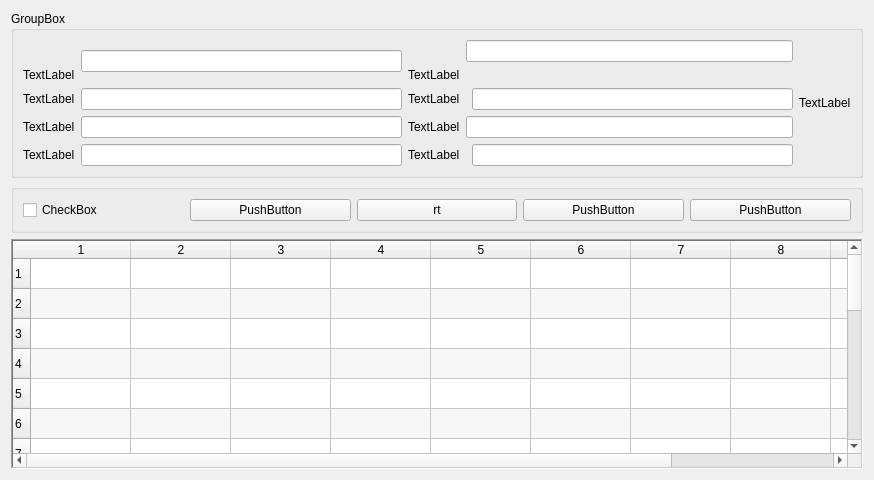
<?xml version="1.0" encoding="UTF-8"?>
<ui version="4.0">
 <class>Form</class>
 <widget class="QWidget" name="Form">
  <property name="geometry">
   <rect>
    <x>0</x>
    <y>0</y>
    <width>874</width>
    <height>480</height>
   </rect>
  </property>
  <property name="windowTitle">
   <string>Form</string>
  </property>
  <layout class="QVBoxLayout" name="verticalLayout">
   <item>
    <widget class="QGroupBox" name="groupBox_2">
     <property name="title">
      <string>GroupBox</string>
     </property>
     <layout class="QGridLayout" name="gridLayout">
      <item row="2" column="4">
       <widget class="QLineEdit" name="lineEdit_6"/>
      </item>
      <item row="1" column="2" colspan="2">
       <widget class="QLabel" name="label_5">
        <property name="text">
         <string>TextLabel</string>
        </property>
       </widget>
      </item>
      <item row="3" column="2">
       <widget class="QLabel" name="label_7">
        <property name="text">
         <string>TextLabel</string>
        </property>
       </widget>
      </item>
      <item row="0" column="3" colspan="2">
       <widget class="QLineEdit" name="lineEdit_5"/>
      </item>
      <item row="1" column="0">
       <widget class="QLabel" name="label">
        <property name="text">
         <string>TextLabel</string>
        </property>
       </widget>
      </item>
      <item row="4" column="0">
       <widget class="QLabel" name="label_4">
        <property name="text">
         <string>TextLabel</string>
        </property>
       </widget>
      </item>
      <item row="3" column="0">
       <widget class="QLabel" name="label_3">
        <property name="text">
         <string>TextLabel</string>
        </property>
       </widget>
      </item>
      <item row="4" column="1">
       <widget class="QLineEdit" name="lineEdit_4"/>
      </item>
      <item row="4" column="2" colspan="2">
       <widget class="QLabel" name="label_8">
        <property name="text">
         <string>TextLabel</string>
        </property>
       </widget>
      </item>
      <item row="2" column="0">
       <widget class="QLabel" name="label_2">
        <property name="text">
         <string>TextLabel</string>
        </property>
       </widget>
      </item>
      <item row="1" column="6" rowspan="3">
       <widget class="QLabel" name="label_9">
        <property name="text">
         <string>TextLabel</string>
        </property>
       </widget>
      </item>
      <item row="2" column="1">
       <widget class="QLineEdit" name="lineEdit_2"/>
      </item>
      <item row="0" column="1" rowspan="2">
       <widget class="QLineEdit" name="lineEdit"/>
      </item>
      <item row="4" column="4">
       <widget class="QLineEdit" name="lineEdit_8"/>
      </item>
      <item row="3" column="3" colspan="2">
       <widget class="QLineEdit" name="lineEdit_7"/>
      </item>
      <item row="2" column="2" colspan="2">
       <widget class="QLabel" name="label_6">
        <property name="text">
         <string>TextLabel</string>
        </property>
       </widget>
      </item>
      <item row="3" column="1">
       <widget class="QLineEdit" name="lineEdit_3"/>
      </item>
     </layout>
    </widget>
   </item>
   <item>
    <widget class="QGroupBox" name="groupBox">
     <property name="title">
      <string/>
     </property>
     <layout class="QHBoxLayout" name="horizontalLayout">
      <item>
       <widget class="QCheckBox" name="checkBox">
        <property name="text">
         <string>CheckBox</string>
        </property>
       </widget>
      </item>
      <item>
       <widget class="QPushButton" name="pushButton">
        <property name="text">
         <string>PushButton</string>
        </property>
       </widget>
      </item>
      <item>
       <widget class="QPushButton" name="pushButton_2">
        <property name="text">
         <string>rt</string>
        </property>
       </widget>
      </item>
      <item>
       <widget class="QPushButton" name="pushButton_3">
        <property name="text">
         <string>PushButton</string>
        </property>
       </widget>
      </item>
      <item>
       <widget class="QPushButton" name="pushButton_4">
        <property name="text">
         <string>PushButton</string>
        </property>
       </widget>
      </item>
     </layout>
    </widget>
   </item>
   <item>
    <widget class="QTableWidget" name="TW_PR">
     <property name="frameShape">
      <enum>QFrame::WinPanel</enum>
     </property>
     <property name="frameShadow">
      <enum>QFrame::Sunken</enum>
     </property>
     <property name="editTriggers">
      <set>QAbstractItemView::AnyKeyPressed|QAbstractItemView::CurrentChanged|QAbstractItemView::DoubleClicked|QAbstractItemView::EditKeyPressed</set>
     </property>
     <property name="alternatingRowColors">
      <bool>true</bool>
     </property>
     <property name="selectionMode">
      <enum>QAbstractItemView::SingleSelection</enum>
     </property>
     <property name="selectionBehavior">
      <enum>QAbstractItemView::SelectRows</enum>
     </property>
     <property name="sortingEnabled">
      <bool>true</bool>
     </property>
     <property name="rowCount">
      <number>20</number>
     </property>
     <property name="columnCount">
      <number>10</number>
     </property>
     <attribute name="verticalHeaderShowSortIndicator" stdset="0">
      <bool>true</bool>
     </attribute>
     <attribute name="verticalHeaderStretchLastSection">
      <bool>true</bool>
     </attribute>
     <row/>
     <row/>
     <row/>
     <row/>
     <row/>
     <row/>
     <row/>
     <row/>
     <row/>
     <row/>
     <row/>
     <row/>
     <row/>
     <row/>
     <row/>
     <row/>
     <row/>
     <row/>
     <row/>
     <row/>
     <column/>
     <column/>
     <column/>
     <column/>
     <column/>
     <column/>
     <column/>
     <column/>
     <column/>
     <column/>
    </widget>
   </item>
  </layout>
 </widget>
 <resources/>
 <connections/>
</ui>
